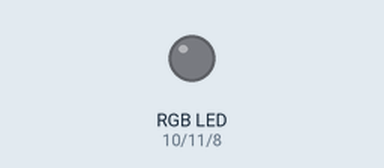
Simulated run of this sketch. Board: Arduino Uno, built with avr-gcc and run on an emulated ATmega328P. Shown: an RGB LED mixed from three pins (HIGH = lit). Dim RGB values are drawn brighter than linear.

Above: at 0.05 s.
At 3.25 s:
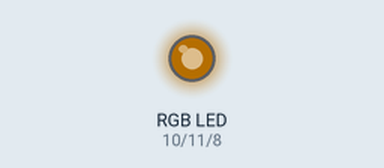
At 6.45 s:
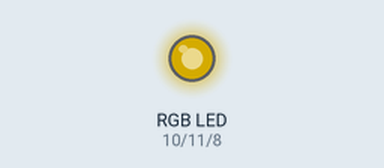
At 9.65 s:
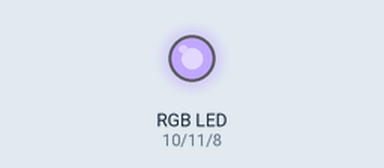
At 12.9 s:
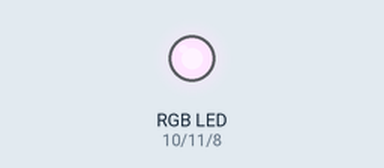
Timing chart, 0 to 16.8 s (numbered marks = the images above):
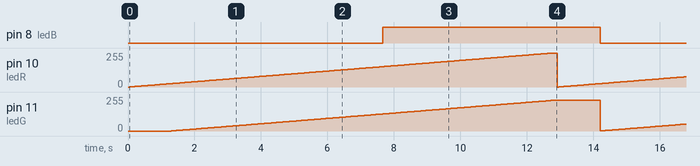

The sketch:

Clase_01_-_Semaforo.ino
```cpp
// Definir las variables e importar las bibliotecas al inicio del código.
int ledR = 10;
int ledG = 11;
int ledB = 8;
int intsyG=0;
int intsyB=0;

void setup() { // Iniciar la configuración. Se corre una vez.
  // Establecer el 'led' en modo 'output'.
  pinMode(ledR, OUTPUT);
  pinMode(ledG, OUTPUT);
  pinMode(ledB, OUTPUT);
}

void loop() { // Definir el ciclo a iterar indefinidamente.
  for(int intsyR = 0; intsyR < 255; intsyR++){
    analogWrite(ledR,intsyR);
    intsyG = intsyR-25;
    intsyB = intsyR-50;
    if(intsyR > 25){
      analogWrite(ledG,intsyG);
      analogWrite(ledB,intsyG);
    }
    if(intsyR > 50){
      analogWrite(ledB,intsyG);
    }

  delay(50);
  }
  delay(150);
}
```

Measured:
- by itself, pin 8 (ledB): alternates HIGH for 6.6 s and LOW for 6.4 s
- by itself, pin 10 (ledR): ramps from 0/255 to 254/255 and jumps back, once every 12.9 s
- by itself, pin 11 (ledG): ramps from 1/255 to 229/255 and jumps back, once every 12.9 s
